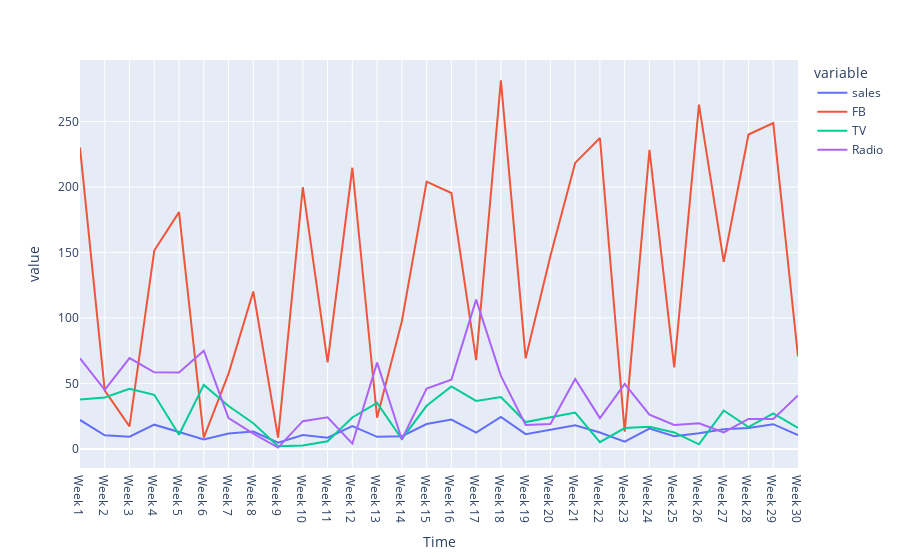

Here is the notebook cell this chart was saved with:
### Code cell
# Visualizing sales vs marketing channels
fig = px.line(df, x= 'Time', y= ['sales','FB','TV','Radio'])
fig.show()

### Figure 1 — Plotly figure (JSON) as saved in the notebook; plotly's stock layout.template omitted (floating-point values rounded to 4 significant figures)
{"data": [{"hovertemplate": "variable=sales<br>Time=%{x}<br>value=%{y}<extra></extra>", "legendgroup": "sales", "line": {"color": "#636efa", "dash": "solid"}, "marker": {"symbol": "circle"}, "mode": "lines", "name": "sales", "orientation": "v", "showlegend": true, "type": "scatter", "x": ["Week 1", "Week 2", "Week 3", "Week 4", "Week 5", "Week 6", "Week 7", "Week 8", "Week 9", "Week 10", "Week 11", "Week 12", "Week 13", "Week 14", "Week 15", "Week 16", "Week 17", "Week 18", "Week 19", "Week 20", "Week 21", "Week 22", "Week 23", "Week 24", "Week 25", "Week 26", "Week 27", "Week 28", "Week 29", "Week 30"], "xaxis": "x", "y": [22.1, 10.4, 9.3, 18.5, 12.9, 7.2, 11.8, 13.2, 4.8, 10.6, 8.6, 17.4, 9.2, 9.7, 19, 22.4, 12.5, 24.4, 11.3, 14.6, 18, 12.5, 5.6, 15.5, 9.7, 12, 15, 15.9, 18.9, 10.5], "yaxis": "y"}, {"hovertemplate": "variable=FB<br>Time=%{x}<br>value=%{y}<extra></extra>", "legendgroup": "FB", "line": {"color": "#EF553B", "dash": "solid"}, "marker": {"symbol": "circle"}, "mode": "lines", "name": "FB", "orientation": "v", "showlegend": true, "type": "scatter", "x": ["Week 1", "Week 2", "Week 3", "Week 4", "Week 5", "Week 6", "Week 7", "Week 8", "Week 9", "Week 10", "Week 11", "Week 12", "Week 13", "Week 14", "Week 15", "Week 16", "Week 17", "Week 18", "Week 19", "Week 20", "Week 21", "Week 22", "Week 23", "Week 24", "Week 25", "Week 26", "Week 27", "Week 28", "Week 29", "Week 30"], "xaxis": "x", "y": [230.1, 44.5, 17.2, 151.5, 180.8, 8.7, 57.5, 120.2, 8.6, 199.8, 66.1, 214.7, 23.8, 97.5, 204.1, 195.4, 67.8, 281.4, 69.2, 147.3, 218.4, 237.4, 13.2, 228.3, 62.3, 262.9, 142.9, 240.1, 248.8, 70.6], "yaxis": "y"}, {"hovertemplate": "variable=TV<br>Time=%{x}<br>value=%{y}<extra></extra>", "legendgroup": "TV", "line": {"color": "#00cc96", "dash": "solid"}, "marker": {"symbol": "circle"}, "mode": "lines", "name": "TV", "orientation": "v", "showlegend": true, "type": "scatter", "x": ["Week 1", "Week 2", "Week 3", "Week 4", "Week 5", "Week 6", "Week 7", "Week 8", "Week 9", "Week 10", "Week 11", "Week 12", "Week 13", "Week 14", "Week 15", "Week 16", "Week 17", "Week 18", "Week 19", "Week 20", "Week 21", "Week 22", "Week 23", "Week 24", "Week 25", "Week 26", "Week 27", "Week 28", "Week 29", "Week 30"], "xaxis": "x", "y": [37.8, 39.3, 45.9, 41.3, 10.8, 48.9, 32.8, 19.6, 2.1, 2.6, 5.8, 24, 35.1, 7.6, 32.9, 47.7, 36.6, 39.6, 20.5, 23.9, 27.7, 5.1, 15.9, 16.9, 12.6, 3.5, 29.3, 16.7, 27.1, 16], "yaxis": "y"}, {"hovertemplate": "variable=Radio<br>Time=%{x}<br>value=%{y}<extra></extra>", "legendgroup": "Radio", "line": {"color": "#ab63fa", "dash": "solid"}, "marker": {"symbol": "circle"}, "mode": "lines", "name": "Radio", "orientation": "v", "showlegend": true, "type": "scatter", "x": ["Week 1", "Week 2", "Week 3", "Week 4", "Week 5", "Week 6", "Week 7", "Week 8", "Week 9", "Week 10", "Week 11", "Week 12", "Week 13", "Week 14", "Week 15", "Week 16", "Week 17", "Week 18", "Week 19", "Week 20", "Week 21", "Week 22", "Week 23", "Week 24", "Week 25", "Week 26", "Week 27", "Week 28", "Week 29", "Week 30"], "xaxis": "x", "y": [69.2, 45.1, 69.3, 58.5, 58.4, 75, 23.5, 11.6, 1, 21.2, 24.2, 4, 65.9, 7.2, 46, 52.9, 114, 55.8, 18.3, 19.1, 53.4, 23.5, 49.6, 26.2, 18.3, 19.5, 12.6, 22.9, 22.9, 40.8], "yaxis": "y"}], "layout": {"legend": {"title": {"text": "variable"}, "tracegroupgap": 0}, "margin": {"t": 60}, "xaxis": {"anchor": "y", "domain": [0, 1], "title": {"text": "Time"}}, "yaxis": {"anchor": "x", "domain": [0, 1], "title": {"text": "value"}}}}
